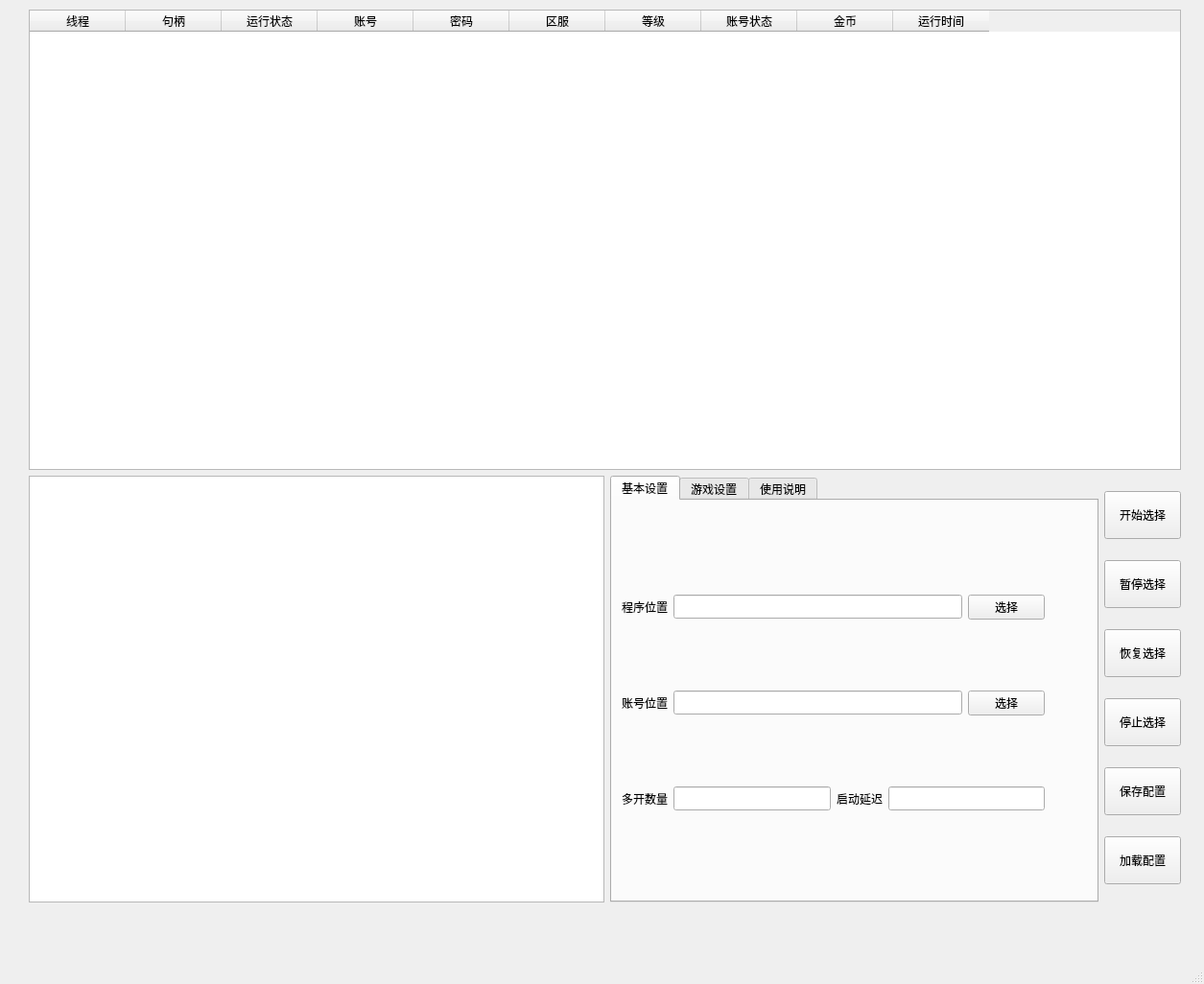
<?xml version="1.0" encoding="UTF-8"?>
<ui version="4.0">
 <class>MainWindow</class>
 <widget class="QMainWindow" name="MainWindow">
  <property name="geometry">
   <rect>
    <x>0</x>
    <y>0</y>
    <width>1255</width>
    <height>1026</height>
   </rect>
  </property>
  <property name="windowTitle">
   <string>MainWindow</string>
  </property>
  <widget class="QWidget" name="centralwidget">
   <widget class="QWidget" name="verticalLayoutWidget">
    <property name="geometry">
     <rect>
      <x>30</x>
      <y>10</y>
      <width>1201</width>
      <height>931</height>
     </rect>
    </property>
    <layout class="QVBoxLayout" name="verticalLayout">
     <item>
      <layout class="QHBoxLayout" name="horizontalLayout">
       <item>
        <widget class="QTableWidget" name="tableWidget">
         <property name="enabled">
          <bool>true</bool>
         </property>
         <property name="sizePolicy">
          <sizepolicy hsizetype="Expanding" vsizetype="Expanding">
           <horstretch>0</horstretch>
           <verstretch>0</verstretch>
          </sizepolicy>
         </property>
         <property name="minimumSize">
          <size>
           <width>0</width>
           <height>480</height>
          </size>
         </property>
         <property name="maximumSize">
          <size>
           <width>16777215</width>
           <height>747</height>
          </size>
         </property>
         <property name="autoFillBackground">
          <bool>false</bool>
         </property>
         <column>
          <property name="text">
           <string>线程</string>
          </property>
         </column>
         <column>
          <property name="text">
           <string>句柄</string>
          </property>
         </column>
         <column>
          <property name="text">
           <string>运行状态</string>
          </property>
         </column>
         <column>
          <property name="text">
           <string>账号</string>
          </property>
         </column>
         <column>
          <property name="text">
           <string>密码</string>
          </property>
         </column>
         <column>
          <property name="text">
           <string>区服</string>
          </property>
         </column>
         <column>
          <property name="text">
           <string>等级</string>
          </property>
         </column>
         <column>
          <property name="text">
           <string>账号状态</string>
          </property>
         </column>
         <column>
          <property name="text">
           <string>金币</string>
          </property>
         </column>
         <column>
          <property name="text">
           <string>运行时间</string>
          </property>
         </column>
        </widget>
       </item>
      </layout>
     </item>
     <item>
      <layout class="QHBoxLayout" name="horizontalLayout_10">
       <item>
        <layout class="QVBoxLayout" name="verticalLayout_2">
         <item>
          <widget class="QTextEdit" name="textEdit">
           <property name="sizePolicy">
            <sizepolicy hsizetype="Expanding" vsizetype="Expanding">
             <horstretch>0</horstretch>
             <verstretch>0</verstretch>
            </sizepolicy>
           </property>
           <property name="minimumSize">
            <size>
             <width>600</width>
             <height>0</height>
            </size>
           </property>
          </widget>
         </item>
        </layout>
       </item>
       <item>
        <layout class="QVBoxLayout" name="verticalLayout_3">
         <item>
          <widget class="QTabWidget" name="tabWidget">
           <property name="sizePolicy">
            <sizepolicy hsizetype="Expanding" vsizetype="Expanding">
             <horstretch>0</horstretch>
             <verstretch>0</verstretch>
            </sizepolicy>
           </property>
           <property name="minimumSize">
            <size>
             <width>470</width>
             <height>0</height>
            </size>
           </property>
           <property name="currentIndex">
            <number>0</number>
           </property>
           <widget class="QWidget" name="tab_3">
            <attribute name="title">
             <string>基本设置</string>
            </attribute>
            <widget class="QWidget" name="verticalLayoutWidget_5">
             <property name="geometry">
              <rect>
               <x>10</x>
               <y>30</y>
               <width>441</width>
               <height>361</height>
              </rect>
             </property>
             <layout class="QVBoxLayout" name="verticalLayout_8">
              <item>
               <layout class="QHBoxLayout" name="horizontalLayout_11">
                <item>
                 <widget class="QLabel" name="label">
                  <property name="text">
                   <string>程序位置</string>
                  </property>
                 </widget>
                </item>
                <item>
                 <widget class="QLineEdit" name="lineEdit">
                  <property name="minimumSize">
                   <size>
                    <width>30</width>
                    <height>25</height>
                   </size>
                  </property>
                  <property name="mouseTracking">
                   <bool>true</bool>
                  </property>
                 </widget>
                </item>
                <item>
                 <widget class="QPushButton" name="pushButton_7">
                  <property name="text">
                   <string>选择</string>
                  </property>
                 </widget>
                </item>
               </layout>
              </item>
              <item>
               <layout class="QHBoxLayout" name="horizontalLayout_12">
                <item>
                 <widget class="QLabel" name="label_2">
                  <property name="text">
                   <string>账号位置</string>
                  </property>
                 </widget>
                </item>
                <item>
                 <widget class="QLineEdit" name="lineEdit_2">
                  <property name="minimumSize">
                   <size>
                    <width>0</width>
                    <height>25</height>
                   </size>
                  </property>
                 </widget>
                </item>
                <item>
                 <widget class="QPushButton" name="pushButton_8">
                  <property name="text">
                   <string>选择</string>
                  </property>
                 </widget>
                </item>
               </layout>
              </item>
              <item>
               <layout class="QHBoxLayout" name="horizontalLayout_13">
                <item>
                 <widget class="QLabel" name="label_3">
                  <property name="text">
                   <string>多开数量</string>
                  </property>
                 </widget>
                </item>
                <item>
                 <widget class="QLineEdit" name="lineEdit_3">
                  <property name="minimumSize">
                   <size>
                    <width>0</width>
                    <height>25</height>
                   </size>
                  </property>
                 </widget>
                </item>
                <item>
                 <widget class="QLabel" name="label_4">
                  <property name="text">
                   <string>启动延迟</string>
                  </property>
                 </widget>
                </item>
                <item>
                 <widget class="QLineEdit" name="lineEdit_4">
                  <property name="minimumSize">
                   <size>
                    <width>0</width>
                    <height>25</height>
                   </size>
                  </property>
                 </widget>
                </item>
               </layout>
              </item>
             </layout>
            </widget>
           </widget>
           <widget class="QWidget" name="tab_4">
            <attribute name="title">
             <string>游戏设置</string>
            </attribute>
            <widget class="QWidget" name="horizontalLayoutWidget_6">
             <property name="geometry">
              <rect>
               <x>20</x>
               <y>20</y>
               <width>431</width>
               <height>371</height>
              </rect>
             </property>
             <layout class="QHBoxLayout" name="horizontalLayout_14">
              <item>
               <widget class="QGroupBox" name="groupBox">
                <property name="sizePolicy">
                 <sizepolicy hsizetype="Expanding" vsizetype="Expanding">
                  <horstretch>0</horstretch>
                  <verstretch>0</verstretch>
                 </sizepolicy>
                </property>
                <property name="title">
                 <string>主线</string>
                </property>
                <widget class="QWidget" name="verticalLayoutWidget_6">
                 <property name="geometry">
                  <rect>
                   <x>20</x>
                   <y>50</y>
                   <width>61</width>
                   <height>281</height>
                  </rect>
                 </property>
                 <layout class="QVBoxLayout" name="verticalLayout_9">
                  <item>
                   <widget class="QCheckBox" name="checkBox">
                    <property name="text">
                     <string>1-17</string>
                    </property>
                   </widget>
                  </item>
                  <item>
                   <widget class="QCheckBox" name="checkBox_2">
                    <property name="text">
                     <string>18-30</string>
                    </property>
                   </widget>
                  </item>
                  <item>
                   <widget class="QCheckBox" name="checkBox_3">
                    <property name="text">
                     <string>31-50</string>
                    </property>
                   </widget>
                  </item>
                 </layout>
                </widget>
               </widget>
              </item>
              <item>
               <widget class="QGroupBox" name="groupBox_2">
                <property name="sizePolicy">
                 <sizepolicy hsizetype="Expanding" vsizetype="Expanding">
                  <horstretch>0</horstretch>
                  <verstretch>0</verstretch>
                 </sizepolicy>
                </property>
                <property name="title">
                 <string>支线</string>
                </property>
                <widget class="QWidget" name="verticalLayoutWidget_7">
                 <property name="geometry">
                  <rect>
                   <x>20</x>
                   <y>50</y>
                   <width>71</width>
                   <height>281</height>
                  </rect>
                 </property>
                 <layout class="QVBoxLayout" name="verticalLayout_10">
                  <item>
                   <widget class="QCheckBox" name="checkBox_4">
                    <property name="text">
                     <string>1-17</string>
                    </property>
                   </widget>
                  </item>
                  <item>
                   <widget class="QCheckBox" name="checkBox_5">
                    <property name="text">
                     <string>18-30</string>
                    </property>
                   </widget>
                  </item>
                  <item>
                   <widget class="QCheckBox" name="checkBox_6">
                    <property name="text">
                     <string>31-50</string>
                    </property>
                   </widget>
                  </item>
                 </layout>
                </widget>
               </widget>
              </item>
              <item>
               <widget class="QGroupBox" name="groupBox_3">
                <property name="sizePolicy">
                 <sizepolicy hsizetype="Expanding" vsizetype="Expanding">
                  <horstretch>0</horstretch>
                  <verstretch>0</verstretch>
                 </sizepolicy>
                </property>
                <property name="title">
                 <string>日常</string>
                </property>
                <widget class="QWidget" name="verticalLayoutWidget_8">
                 <property name="geometry">
                  <rect>
                   <x>20</x>
                   <y>50</y>
                   <width>71</width>
                   <height>281</height>
                  </rect>
                 </property>
                 <layout class="QVBoxLayout" name="verticalLayout_11">
                  <item>
                   <widget class="QCheckBox" name="checkBox_7">
                    <property name="text">
                     <string>1-17</string>
                    </property>
                   </widget>
                  </item>
                  <item>
                   <widget class="QCheckBox" name="checkBox_8">
                    <property name="text">
                     <string>18-30</string>
                    </property>
                   </widget>
                  </item>
                  <item>
                   <widget class="QCheckBox" name="checkBox_9">
                    <property name="text">
                     <string>31-50</string>
                    </property>
                   </widget>
                  </item>
                 </layout>
                </widget>
               </widget>
              </item>
              <item>
               <widget class="QComboBox" name="comboBox">
                <property name="sizePolicy">
                 <sizepolicy hsizetype="Expanding" vsizetype="Fixed">
                  <horstretch>0</horstretch>
                  <verstretch>0</verstretch>
                 </sizepolicy>
                </property>
                <item>
                 <property name="text">
                  <string>循环1-17</string>
                 </property>
                </item>
                <item>
                 <property name="text">
                  <string>循环18-30</string>
                 </property>
                </item>
                <item>
                 <property name="text">
                  <string>循环31-50</string>
                 </property>
                </item>
               </widget>
              </item>
             </layout>
            </widget>
           </widget>
           <widget class="QWidget" name="tab_5">
            <attribute name="title">
             <string>使用说明</string>
            </attribute>
            <widget class="QTextEdit" name="textEdit_2">
             <property name="geometry">
              <rect>
               <x>30</x>
               <y>20</y>
               <width>401</width>
               <height>351</height>
              </rect>
             </property>
             <property name="html">
              <string>&lt;!DOCTYPE HTML PUBLIC &quot;-//W3C//DTD HTML 4.0//EN&quot; &quot;http://www.w3.org/TR/REC-html40/strict.dtd&quot;&gt;
&lt;html&gt;&lt;head&gt;&lt;meta name=&quot;qrichtext&quot; content=&quot;1&quot; /&gt;&lt;style type=&quot;text/css&quot;&gt;
p, li { white-space: pre-wrap; }
&lt;/style&gt;&lt;/head&gt;&lt;body style=&quot; font-family:'SimSun'; font-size:9pt; font-weight:400; font-style:normal;&quot;&gt;
&lt;p style=&quot; margin-top:0px; margin-bottom:0px; margin-left:0px; margin-right:0px; -qt-block-indent:0; text-indent:0px;&quot;&gt;so nvidia fuck you&lt;/p&gt;&lt;/body&gt;&lt;/html&gt;</string>
             </property>
            </widget>
           </widget>
          </widget>
         </item>
        </layout>
       </item>
       <item>
        <layout class="QVBoxLayout" name="verticalLayout_7">
         <item alignment="Qt::AlignHCenter">
          <widget class="QPushButton" name="pushButton">
           <property name="sizePolicy">
            <sizepolicy hsizetype="Expanding" vsizetype="Expanding">
             <horstretch>0</horstretch>
             <verstretch>0</verstretch>
            </sizepolicy>
           </property>
           <property name="maximumSize">
            <size>
             <width>100</width>
             <height>50</height>
            </size>
           </property>
           <property name="text">
            <string>开始选择</string>
           </property>
          </widget>
         </item>
         <item alignment="Qt::AlignHCenter">
          <widget class="QPushButton" name="pushButton_2">
           <property name="sizePolicy">
            <sizepolicy hsizetype="Expanding" vsizetype="Expanding">
             <horstretch>0</horstretch>
             <verstretch>0</verstretch>
            </sizepolicy>
           </property>
           <property name="maximumSize">
            <size>
             <width>100</width>
             <height>50</height>
            </size>
           </property>
           <property name="text">
            <string>暂停选择</string>
           </property>
          </widget>
         </item>
         <item alignment="Qt::AlignHCenter">
          <widget class="QPushButton" name="pushButton_3">
           <property name="sizePolicy">
            <sizepolicy hsizetype="Expanding" vsizetype="Expanding">
             <horstretch>0</horstretch>
             <verstretch>0</verstretch>
            </sizepolicy>
           </property>
           <property name="maximumSize">
            <size>
             <width>100</width>
             <height>50</height>
            </size>
           </property>
           <property name="text">
            <string>恢复选择</string>
           </property>
          </widget>
         </item>
         <item alignment="Qt::AlignHCenter">
          <widget class="QPushButton" name="pushButton_4">
           <property name="sizePolicy">
            <sizepolicy hsizetype="Expanding" vsizetype="Expanding">
             <horstretch>0</horstretch>
             <verstretch>0</verstretch>
            </sizepolicy>
           </property>
           <property name="maximumSize">
            <size>
             <width>100</width>
             <height>50</height>
            </size>
           </property>
           <property name="text">
            <string>停止选择</string>
           </property>
          </widget>
         </item>
         <item alignment="Qt::AlignHCenter">
          <widget class="QPushButton" name="pushButton_5">
           <property name="sizePolicy">
            <sizepolicy hsizetype="Expanding" vsizetype="Expanding">
             <horstretch>0</horstretch>
             <verstretch>0</verstretch>
            </sizepolicy>
           </property>
           <property name="maximumSize">
            <size>
             <width>100</width>
             <height>50</height>
            </size>
           </property>
           <property name="text">
            <string>保存配置</string>
           </property>
          </widget>
         </item>
         <item alignment="Qt::AlignHCenter">
          <widget class="QPushButton" name="pushButton_6">
           <property name="sizePolicy">
            <sizepolicy hsizetype="Expanding" vsizetype="Expanding">
             <horstretch>0</horstretch>
             <verstretch>0</verstretch>
            </sizepolicy>
           </property>
           <property name="maximumSize">
            <size>
             <width>100</width>
             <height>50</height>
            </size>
           </property>
           <property name="text">
            <string>加载配置</string>
           </property>
          </widget>
         </item>
        </layout>
       </item>
      </layout>
     </item>
    </layout>
   </widget>
  </widget>
  <widget class="QMenuBar" name="menubar">
   <property name="geometry">
    <rect>
     <x>0</x>
     <y>0</y>
     <width>1255</width>
     <height>23</height>
    </rect>
   </property>
  </widget>
  <widget class="QStatusBar" name="statusbar"/>
 </widget>
 <resources/>
 <connections/>
</ui>
